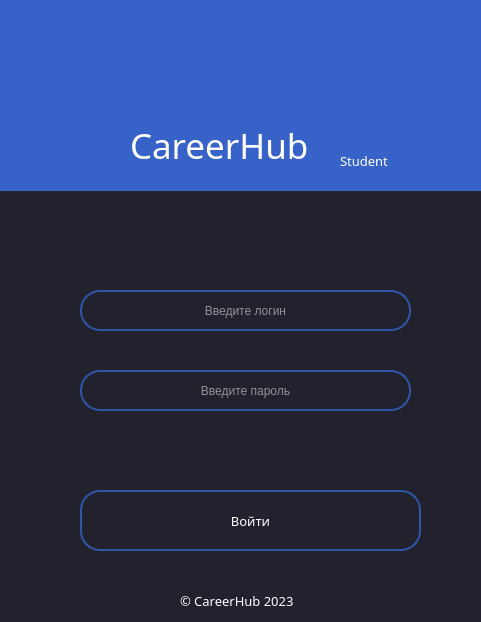
<?xml version="1.0" encoding="UTF-8"?>
<ui version="4.0">
 <class>MainWindow</class>
 <widget class="QMainWindow" name="MainWindow">
  <property name="geometry">
   <rect>
    <x>0</x>
    <y>0</y>
    <width>481</width>
    <height>622</height>
   </rect>
  </property>
  <property name="sizePolicy">
   <sizepolicy hsizetype="Fixed" vsizetype="Fixed">
    <horstretch>0</horstretch>
    <verstretch>0</verstretch>
   </sizepolicy>
  </property>
  <property name="contextMenuPolicy">
   <enum>Qt::NoContextMenu</enum>
  </property>
  <property name="acceptDrops">
   <bool>false</bool>
  </property>
  <property name="windowTitle">
   <string>CareerHub</string>
  </property>
  <property name="windowIcon">
   <iconset>
    <normaloff>../Source/6995985.png</normaloff>../Source/6995985.png</iconset>
  </property>
  <property name="styleSheet">
   <string notr="true">background-color: #22222e;</string>
  </property>
  <widget class="QWidget" name="centralwidget">
   <widget class="QLabel" name="label_3">
    <property name="geometry">
     <rect>
      <x>130</x>
      <y>110</y>
      <width>211</width>
      <height>71</height>
     </rect>
    </property>
    <property name="minimumSize">
     <size>
      <width>0</width>
      <height>0</height>
     </size>
    </property>
    <property name="font">
     <font>
      <family>BankGothic Md BT</family>
      <pointsize>26</pointsize>
      <weight>50</weight>
      <italic>false</italic>
      <bold>false</bold>
     </font>
    </property>
    <property name="styleSheet">
     <string notr="true">color: rgb(255, 255, 255);

background-color: none;</string>
    </property>
    <property name="text">
     <string>CareerHub</string>
    </property>
    <property name="textFormat">
     <enum>Qt::AutoText</enum>
    </property>
    <property name="scaledContents">
     <bool>false</bool>
    </property>
   </widget>
   <widget class="QPushButton" name="process_2">
    <property name="geometry">
     <rect>
      <x>80</x>
      <y>490</y>
      <width>341</width>
      <height>61</height>
     </rect>
    </property>
    <property name="font">
     <font>
      <family>Eras Medium ITC</family>
      <pointsize>10</pointsize>
     </font>
    </property>
    <property name="focusPolicy">
     <enum>Qt::NoFocus</enum>
    </property>
    <property name="styleSheet">
     <string notr="true">QPushButton{
background-color: #22222e;
border: 2px solid #2f55a7;
border-radius: 20;
color:white
}

QPushButton:hover {
	background-color: rgb(85, 85, 255);
	

}</string>
    </property>
    <property name="text">
     <string>Войти</string>
    </property>
   </widget>
   <widget class="QLabel" name="label">
    <property name="geometry">
     <rect>
      <x>170</x>
      <y>10</y>
      <width>111</width>
      <height>121</height>
     </rect>
    </property>
    <property name="styleSheet">
     <string notr="true">background-color: none;
</string>
    </property>
    <property name="text">
     <string/>
    </property>
    <property name="pixmap">
     <pixmap>../Source/6995985.png</pixmap>
    </property>
    <property name="scaledContents">
     <bool>true</bool>
    </property>
   </widget>
   <widget class="QLabel" name="label_4">
    <property name="geometry">
     <rect>
      <x>340</x>
      <y>150</y>
      <width>91</width>
      <height>21</height>
     </rect>
    </property>
    <property name="minimumSize">
     <size>
      <width>0</width>
      <height>0</height>
     </size>
    </property>
    <property name="font">
     <font>
      <family>BankGothic Md BT</family>
      <pointsize>10</pointsize>
      <weight>50</weight>
      <italic>false</italic>
      <bold>false</bold>
     </font>
    </property>
    <property name="styleSheet">
     <string notr="true">color: rgb(255, 255, 255);

background-color: none;</string>
    </property>
    <property name="text">
     <string>Student</string>
    </property>
    <property name="textFormat">
     <enum>Qt::AutoText</enum>
    </property>
    <property name="scaledContents">
     <bool>false</bool>
    </property>
   </widget>
   <widget class="QLineEdit" name="lineEdit_2">
    <property name="geometry">
     <rect>
      <x>80</x>
      <y>370</y>
      <width>331</width>
      <height>41</height>
     </rect>
    </property>
    <property name="mouseTracking">
     <bool>true</bool>
    </property>
    <property name="focusPolicy">
     <enum>Qt::ClickFocus</enum>
    </property>
    <property name="styleSheet">
     <string notr="true">QLineEdit {

background-color: #22222e;
border: 2px solid #2f55a7;
border-radius: 20;
color:white
}

QLineEdit:focus {
	background-color: rgb(85, 85, 255);
	

}</string>
    </property>
    <property name="echoMode">
     <enum>QLineEdit::Password</enum>
    </property>
    <property name="cursorPosition">
     <number>0</number>
    </property>
    <property name="alignment">
     <set>Qt::AlignCenter</set>
    </property>
    <property name="placeholderText">
     <string>Введите пароль</string>
    </property>
    <property name="cursorMoveStyle">
     <enum>Qt::LogicalMoveStyle</enum>
    </property>
    <property name="clearButtonEnabled">
     <bool>false</bool>
    </property>
   </widget>
   <widget class="QLineEdit" name="lineEdit">
    <property name="geometry">
     <rect>
      <x>80</x>
      <y>290</y>
      <width>331</width>
      <height>41</height>
     </rect>
    </property>
    <property name="mouseTracking">
     <bool>true</bool>
    </property>
    <property name="focusPolicy">
     <enum>Qt::ClickFocus</enum>
    </property>
    <property name="styleSheet">
     <string notr="true">QLineEdit {

background-color: #22222e;
border: 2px solid #2f55a7;
border-radius: 20;
color:white
}

QLineEdit:focus {
	background-color: rgb(85, 85, 255);
	

}</string>
    </property>
    <property name="cursorPosition">
     <number>0</number>
    </property>
    <property name="alignment">
     <set>Qt::AlignCenter</set>
    </property>
    <property name="placeholderText">
     <string>Введите логин</string>
    </property>
    <property name="cursorMoveStyle">
     <enum>Qt::LogicalMoveStyle</enum>
    </property>
    <property name="clearButtonEnabled">
     <bool>false</bool>
    </property>
   </widget>
   <widget class="QLabel" name="label_2">
    <property name="geometry">
     <rect>
      <x>0</x>
      <y>-20</y>
      <width>481</width>
      <height>211</height>
     </rect>
    </property>
    <property name="minimumSize">
     <size>
      <width>0</width>
      <height>0</height>
     </size>
    </property>
    <property name="font">
     <font>
      <pointsize>20</pointsize>
     </font>
    </property>
    <property name="styleSheet">
     <string notr="true">
background-color: rgb(55, 98, 199);</string>
    </property>
    <property name="text">
     <string/>
    </property>
    <property name="pixmap">
     <pixmap>D:/lemon/Eye_Pasports/Без имени-1.png</pixmap>
    </property>
   </widget>
   <widget class="QLabel" name="label_5">
    <property name="geometry">
     <rect>
      <x>180</x>
      <y>590</y>
      <width>151</width>
      <height>21</height>
     </rect>
    </property>
    <property name="minimumSize">
     <size>
      <width>0</width>
      <height>0</height>
     </size>
    </property>
    <property name="font">
     <font>
      <family>BankGothic Md BT</family>
      <pointsize>10</pointsize>
      <weight>50</weight>
      <italic>false</italic>
      <bold>false</bold>
     </font>
    </property>
    <property name="styleSheet">
     <string notr="true">color: rgb(255, 255, 255);

background-color: none;</string>
    </property>
    <property name="text">
     <string>© CareerHub 2023</string>
    </property>
    <property name="textFormat">
     <enum>Qt::AutoText</enum>
    </property>
    <property name="scaledContents">
     <bool>false</bool>
    </property>
   </widget>
   <widget class="QPushButton" name="pushButton">
    <property name="geometry">
     <rect>
      <x>0</x>
      <y>10</y>
      <width>61</width>
      <height>31</height>
     </rect>
    </property>
    <property name="styleSheet">
     <string notr="true">
background-color: rgb(55, 98, 199);
border: none;</string>
    </property>
    <property name="text">
     <string/>
    </property>
    <property name="icon">
     <iconset>
      <normaloff>../Source/1491254409-leftarrowbackwardsign_82959.png</normaloff>../Source/1491254409-leftarrowbackwardsign_82959.png</iconset>
    </property>
    <property name="iconSize">
     <size>
      <width>30</width>
      <height>30</height>
     </size>
    </property>
   </widget>
   <widget class="QPushButton" name="pushButton_2">
    <property name="geometry">
     <rect>
      <x>430</x>
      <y>0</y>
      <width>61</width>
      <height>31</height>
     </rect>
    </property>
    <property name="styleSheet">
     <string notr="true">
background-color: rgb(55, 98, 199);
border: none;</string>
    </property>
    <property name="text">
     <string/>
    </property>
    <property name="icon">
     <iconset>
      <normaloff>../Source/icons8-крестик-78.png</normaloff>../Source/icons8-крестик-78.png</iconset>
    </property>
    <property name="iconSize">
     <size>
      <width>30</width>
      <height>30</height>
     </size>
    </property>
   </widget>
   <zorder>label_2</zorder>
   <zorder>label_3</zorder>
   <zorder>process_2</zorder>
   <zorder>label</zorder>
   <zorder>label_4</zorder>
   <zorder>lineEdit_2</zorder>
   <zorder>lineEdit</zorder>
   <zorder>label_5</zorder>
   <zorder>pushButton</zorder>
   <zorder>pushButton_2</zorder>
  </widget>
 </widget>
 <resources/>
 <connections/>
</ui>
